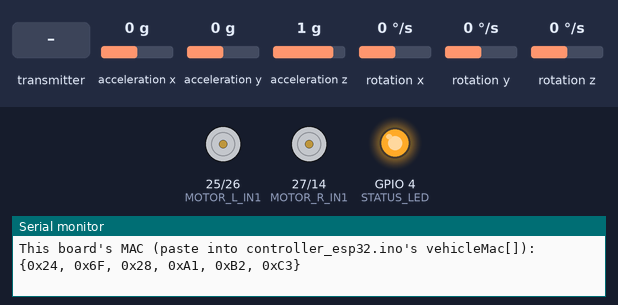
This sketch was run on a simulated ESP32. Shown: motor-driver pin pairs drawn as motors (green arrow = first pin HIGH = forward, orange = second pin HIGH = backward, longer = more drive), output pins drawn as LEDs (lit = HIGH), the last lines printed to the serial monitor. Wiring (inferred from the names in the program): MPU-6050 motion sensor at I2C address 0x68. The inputs (shaded band) are chosen by the test bench; at power-on: acceleration x 0 g, acceleration y 0 g, acceleration z 1 g, rotation x 0 °/s, rotation y 0 °/s, rotation z 0 °/s.

Above: at 1.2 s.
1.3 s: the transmitter starts sending forward = 64
At 2.5 s:
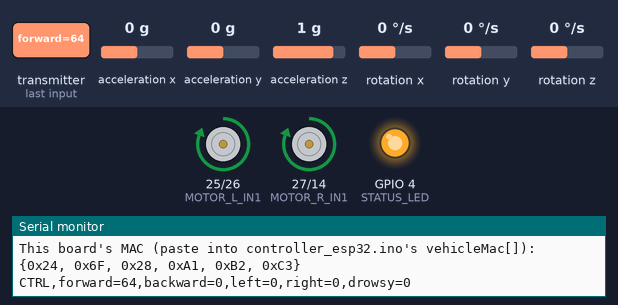
2.8 s: the transmitter starts sending forward = 0
At 3.8 s:
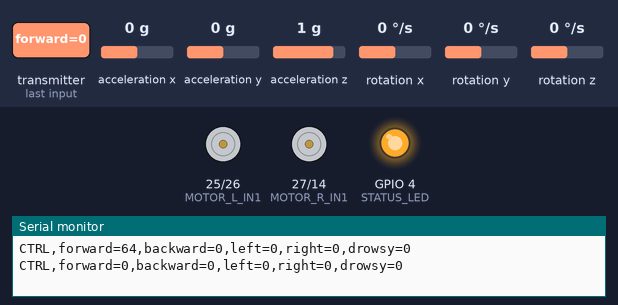
4.3 s: the transmitter starts sending backward = 64
At 4.9 s:
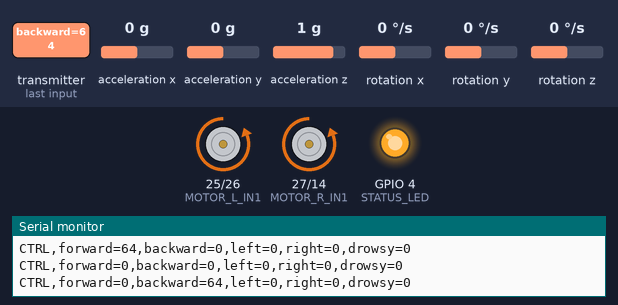
5.8 s: the transmitter starts sending backward = 0
At 7.0 s:
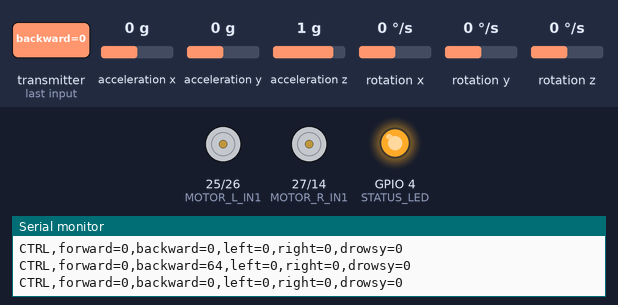
7.3 s: the transmitter starts sending left = 64
At 8.4 s:
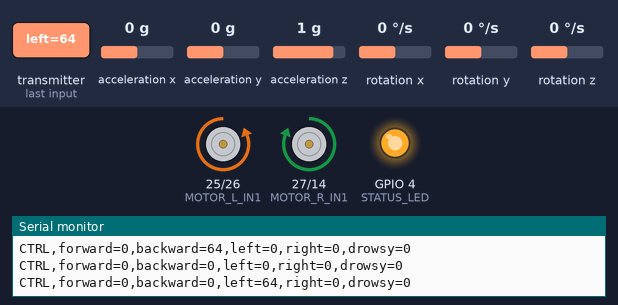
Timing chart, 0 to 9.8 s (numbered marks = the images above; inputs shaded):
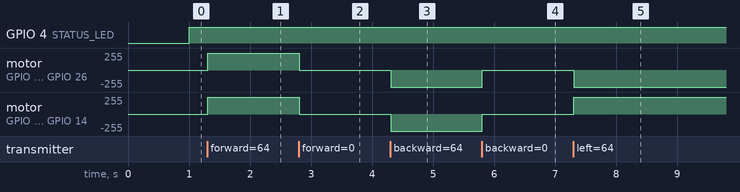

Measured:
- after the input at 1.3 s, GPIO 4 (STATUS_LED): stays HIGH (without the input it goes to LOW after 0.70 s); motor on GPIO 25 (MOTOR_L_IN1) / GPIO 26 (MOTOR_L_IN2), motor on GPIO 27 (MOTOR_R_IN1) / GPIO 14 (MOTOR_R_IN2): stopped → forward 255/255 at once
- after the input at 2.8 s, motor on GPIO 25 (MOTOR_L_IN1) / GPIO 26 (MOTOR_L_IN2), motor on GPIO 27 (MOTOR_R_IN1) / GPIO 14 (MOTOR_R_IN2): forward 255/255 → stopped at once
- after the input at 4.3 s, motor on GPIO 25 (MOTOR_L_IN1) / GPIO 26 (MOTOR_L_IN2), motor on GPIO 27 (MOTOR_R_IN1) / GPIO 14 (MOTOR_R_IN2): stopped → backward 255/255 at once
- after the input at 5.8 s, motor on GPIO 25 (MOTOR_L_IN1) / GPIO 26 (MOTOR_L_IN2), motor on GPIO 27 (MOTOR_R_IN1) / GPIO 14 (MOTOR_R_IN2): backward 255/255 → stopped at once
- after the input at 7.3 s, motor on GPIO 25 (MOTOR_L_IN1) / GPIO 26 (MOTOR_L_IN2): stopped → backward 255/255 at once; motor on GPIO 27 (MOTOR_R_IN1) / GPIO 14 (MOTOR_R_IN2): stopped → forward 255/255 at once

The sketch:

vehicle_esp32.ino
```cpp
// Vehicle ESP32 (onboard the car/rover) — ESP-NOW only, no WiFi/HTTP.
// - Receives ControlPacket{forward,backward,left,right,drowsy} from the Controller ESP32
// - Drives 2 DC motors (4 direction pins) accordingly
// - Reads MPU6050 over I2C, sends TelemetryPacket back to the Controller
// - Status LED (D4): solid = linked to controller, blink (1s) = link lost
// - Safety: motors are force-stopped whenever no packet has arrived from the
//   Controller recently, OR the last received drowsy flag is 1. The Controller
//   is the one relaying the host's drowsy state in this design (see
//   controller_esp32.ino and firmware/README.md).

#include <WiFi.h>
#include <Wire.h>
#include <esp_now.h>
#include "esp_mac.h"

// ponytail: struct layout duplicated in controller_esp32.ino — keep both in sync by hand,
// a shared header is overkill for two small structs on a 2-node link.
typedef struct {
  uint8_t forward;
  uint8_t backward;
  uint8_t left;
  uint8_t right;
  uint8_t drowsy; // 0 = awake, 1 = drowsy
} ControlPacket;

typedef struct {
  float ax, ay, az;
  float gx, gy, gz;
} TelemetryPacket;

uint8_t controllerMac[6] = {0x30, 0x76, 0xF5, 0x90, 0x99, 0xC8}; // Controller ESP32 (confirmed via Serial Monitor)

// Motor driver pins: 2 direction pins per motor, digital full-speed only
// (matches a plain L298N/L9110S-style driver with ENA/ENB tied high; add PWM later for speed control)
#define MOTOR_L_IN1 25
#define MOTOR_L_IN2 26
#define MOTOR_R_IN1 27
#define MOTOR_R_IN2 14
#define STATUS_LED  4

const uint8_t MPU_ADDR = 0x68;
const unsigned long TELEMETRY_INTERVAL_MS = 50;   // 20 Hz
const unsigned long LINK_TIMEOUT_MS       = 2000;
const unsigned long LOST_BLINK_MS         = 1000;

ControlPacket lastControl = {0, 0, 0, 0, 0};
ControlPacket prevPrintedControl = {9, 9, 9, 9, 9}; // deliberately mismatched so first packet always prints
unsigned long lastControlRx = 0;
unsigned long lastTelemetrySend = 0;
unsigned long lastLedToggle = 0;
bool ledState = false;

void mpuInit() {
  Wire.beginTransmission(MPU_ADDR);
  Wire.write(0x6B); // PWR_MGMT_1
  Wire.write(0x00); // wake up
  Wire.endTransmission(true);
}

// raw register read -> accel in g, gyro in deg/s (default +-2g / +-250dps ranges)
void mpuRead(TelemetryPacket &t) {
  Wire.beginTransmission(MPU_ADDR);
  Wire.write(0x3B); // ACCEL_XOUT_H
  Wire.endTransmission(false);
  Wire.requestFrom((int)MPU_ADDR, 14, true);

  int16_t ax = (Wire.read() << 8) | Wire.read();
  int16_t ay = (Wire.read() << 8) | Wire.read();
  int16_t az = (Wire.read() << 8) | Wire.read();
  Wire.read(); Wire.read(); // temperature, unused
  int16_t gx = (Wire.read() << 8) | Wire.read();
  int16_t gy = (Wire.read() << 8) | Wire.read();
  int16_t gz = (Wire.read() << 8) | Wire.read();

  t.ax = ax / 16384.0f; t.ay = ay / 16384.0f; t.az = az / 16384.0f;
  t.gx = gx / 131.0f;   t.gy = gy / 131.0f;   t.gz = gz / 131.0f;
}

void motorsStop() {
  digitalWrite(MOTOR_L_IN1, LOW);
  digitalWrite(MOTOR_L_IN2, LOW);
  digitalWrite(MOTOR_R_IN1, LOW);
  digitalWrite(MOTOR_R_IN2, LOW);
}

void motorsApply(const ControlPacket &c) {
  // priority: forward > backward > left (pivot) > right (pivot) > stop
  if (c.forward) {
    digitalWrite(MOTOR_L_IN1, HIGH); digitalWrite(MOTOR_L_IN2, LOW);
    digitalWrite(MOTOR_R_IN1, HIGH); digitalWrite(MOTOR_R_IN2, LOW);
  } else if (c.backward) {
    digitalWrite(MOTOR_L_IN1, LOW);  digitalWrite(MOTOR_L_IN2, HIGH);
    digitalWrite(MOTOR_R_IN1, LOW);  digitalWrite(MOTOR_R_IN2, HIGH);
  } else if (c.left) {
    digitalWrite(MOTOR_L_IN1, LOW);  digitalWrite(MOTOR_L_IN2, HIGH); // left motor reverse
    digitalWrite(MOTOR_R_IN1, HIGH); digitalWrite(MOTOR_R_IN2, LOW);  // right motor forward
  } else if (c.right) {
    digitalWrite(MOTOR_L_IN1, HIGH); digitalWrite(MOTOR_L_IN2, LOW);  // left motor forward
    digitalWrite(MOTOR_R_IN1, LOW);  digitalWrite(MOTOR_R_IN2, HIGH); // right motor reverse
  } else {
    motorsStop();
  }
}

void onDataRecv(const esp_now_recv_info_t *info, const uint8_t *data, int len) {
  if (len != sizeof(ControlPacket)) return;
  memcpy(&lastControl, data, sizeof(lastControl));
  lastControlRx = millis();

  // debug: print only when the command actually changes, not every 10Hz packet
  if (memcmp(&lastControl, &prevPrintedControl, sizeof(ControlPacket)) != 0) {
    prevPrintedControl = lastControl;
    Serial.printf("CTRL,forward=%d,backward=%d,left=%d,right=%d,drowsy=%d\n",
                  lastControl.forward, lastControl.backward,
                  lastControl.left, lastControl.right, lastControl.drowsy);
  }
}

void setup() {
  Serial.begin(115200);

  pinMode(MOTOR_L_IN1, OUTPUT);
  pinMode(MOTOR_L_IN2, OUTPUT);
  pinMode(MOTOR_R_IN1, OUTPUT);
  pinMode(MOTOR_R_IN2, OUTPUT);
  pinMode(STATUS_LED, OUTPUT);
  motorsStop();

  Wire.begin(); // default SDA=21, SCL=22
  mpuInit();

  WiFi.mode(WIFI_STA); // ESP-NOW needs the radio up, even with no AP connection

  uint8_t mac[6];
  esp_read_mac(mac, ESP_MAC_WIFI_STA); // reads eFuse directly - reliable even before any WiFi activity
  Serial.printf("This board's MAC (paste into controller_esp32.ino's vehicleMac[]): "
                "{0x%02X, 0x%02X, 0x%02X, 0x%02X, 0x%02X, 0x%02X}\n",
                mac[0], mac[1], mac[2], mac[3], mac[4], mac[5]);

  if (esp_now_init() != ESP_OK) {
    Serial.println("ESP-NOW init failed");
    return;
  }
  esp_now_register_recv_cb(onDataRecv);

  esp_now_peer_info_t peer = {};
  memcpy(peer.peer_addr, controllerMac, 6);
  peer.channel = 0;
  peer.encrypt = false;
  if (esp_now_add_peer(&peer) != ESP_OK) {
    Serial.println("Failed to add controller peer");
  }
}

void updateLed(bool linkOk) {
  unsigned long now = millis();
  if (!linkOk) {
    if (now - lastLedToggle >= LOST_BLINK_MS) {
      lastLedToggle = now;
      ledState = !ledState;
      digitalWrite(STATUS_LED, ledState);
    }
  } else {
    digitalWrite(STATUS_LED, HIGH);
  }
}

void loop() {
  unsigned long now = millis();

  bool linkOk = (lastControlRx != 0) && (now - lastControlRx < LINK_TIMEOUT_MS);

  if (!linkOk || lastControl.drowsy) {
    motorsStop();
  } else {
    motorsApply(lastControl);
  }

  updateLed(linkOk);

  if (now - lastTelemetrySend >= TELEMETRY_INTERVAL_MS) {
    lastTelemetrySend = now;
    TelemetryPacket t;
    mpuRead(t);
    esp_now_send(controllerMac, (uint8_t *)&t, sizeof(t));
  }
}
```
